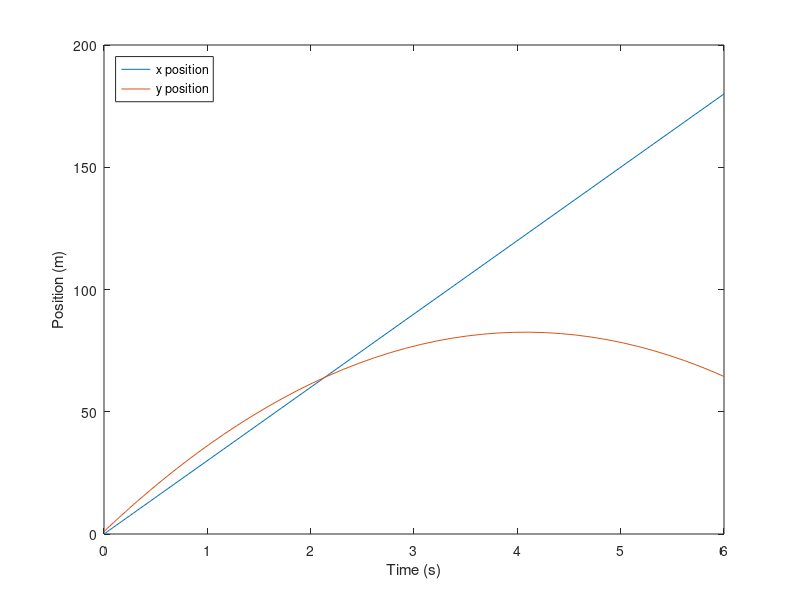
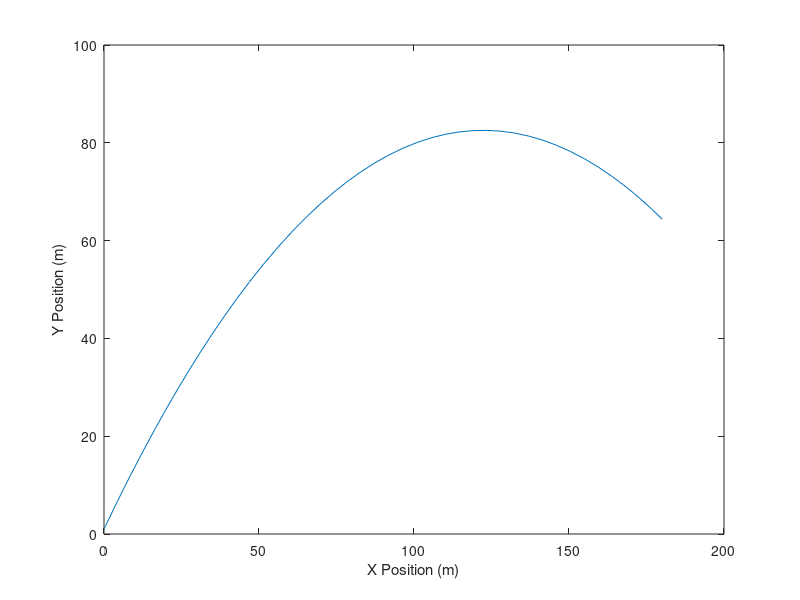

The MATLAB script that drew these images, in order:
%[text] # Two Dimensions
%[text] In the previous chapter, we solved a one-dimensional problem—a penny falling from the Empire State Building. Now we'll solve a two-dimensional problem—finding the trajectory of a baseball.
%[text] To do that, we'll use spatial vectors to represent quantities in two and three dimensions, including force, acceleration, velocity, and position.
%%
%[text] ## Spatial Vectors
%[text] The word *vector* means different things to different people. In MATLAB, a vector is a matrix that has either one row or one column. So far, we've used MATLAB vectors to represent the following:
%[text] - **Sequences** — A mathematical sequence, like the Fibonacci numbers, is a set of values identified by integer indices; in Chapter §vecseq, we used a MATLAB vector to store the elements of a sequence.
%[text] - **State vectors** — A state vector is a set of values that describes the state of a physical system. When you call `ode45`, you give it initial conditions in a state vector. Then, when `ode45` calls your rate function, it gives you a state vector.
%[text] - **Time series** — One of the results from `ode45` is a vector that represents a sequence of time values.
%[text] In this chapter, we'll see another use of MATLAB vectors: representing *spatial vectors*. A spatial vector represents a multidimensional physical quantity like position, velocity, acceleration, or force.
%[text] For example, to represent a position in two-dimensional space, we can use a vector with two elements:
P = [3 4]
%[text] To interpret this vector, we have to know the coordinate system it is defined in. Most commonly, we use a Cartesian system where the x-axis points east and the y-axis points north. This is one of many typical conventions, referred to in three dimensions and East-North-Up (ENU). In that case `P` represents a point 3 units east and 4 units north of the origin.
%[text] When a spatial vector is represented in this way, we can use it to compute the magnitude and direction of a physical quantity. For example, the *magnitude* of `P` is the distance from the origin to `P`, which is the hypotenuse of the triangle with sides `P(1)` and `P(2)`. We can compute it using the Pythagorean theorem:
sqrt(P(1)^2 + P(2)^2)
%[text] Or we can do the same thing using the function `norm`, which computes the *Euclidean norm* of a vector, which is its magnitude:
norm(P)
%[text] There are two ways to get the *direction* of a vector. One convention is to compute the angle between the vector and the x-axis:
atan2(P(2), P(1))
%[text] In this example, the angle is about 0.9 rad. The same function gives the angle from one point to another by taking `atan2` of the differences in coordinates—for example, `atan2(y2-y1, x2-x1)` returns the bearing from point 1 to point 2.
%[text] But for computational purposes, we often represent direction with a *unit vector*, which is a vector with length 1. To get a unit vector we can divide a vector by its length:
function res = hat(V)
    res = V / norm(V)
end
%[text] This function takes a vector, `V`, and returns a unit vector with the same direction as `V`. It's called `hat` because in mathematical notation, unit vectors are written with a “hat” symbol. For example, the unit vector with the same direction as $\\vec{P}$ would be written $\\hat{P}$.
%[text] The two representations of direction are interchangeable. Given an angle $\\theta$, the corresponding unit vector is $[\\cos\\theta, \\sin\\theta]$. Given a unit vector $\\hat{P}$, the corresponding angle is `atan2(P(2), P(1))`. Which form is easier to work with depends on the problem: forces and additions favor the vector form, while a vehicle's heading is often more natural as a single angle.
%%
%[text] ## Adding Vectors
%[text] Vectors are useful for representing quantities like force and acceleration because we can add them up without having to think explicitly about direction.
%[text] As an example, suppose we have two vectors representing forces:
A = [2, 4];
B = [2, -2];
%[text] `A` represents a force pulling northeast; `B` represents a force pulling southeast, as shown in Figure §fig:vector2:
%[text] ![The sum of two forces represented by vectors](../../images/figure12_01_new.pdf)
%[text] *Figure: The sum of two forces represented by vectors*
%[text] To compute the sum of these forces, all we have to do is add the vectors:
A + B
%[text] Later in the chapter, we'll use vector addition to add accelerations due to different forces acting on a baseball.
%%
%[text] ## ODEs in Two Dimensions
%[text] So far we've used `ode45` to solve a system of first-order equations and a single second-order equation. Now we'll take one more step, solving a system of second-order equations.
%[text] The recipe is the same regardless of where the physics comes from: assemble a state vector, write a rate function that returns $\\dot{\\mathbf{x}}$, and hand it to `ode45`. In this chapter the rate function comes from Newton's laws—forces produce accelerations. Other 2D models are *kinematic*: the inputs are velocities, and there is no $F=ma$ step. Many vehicle models in robotics and naval architecture take this form. Either way, the structure of the program is identical.
%[text] As an example, we'll simulate the flight of a baseball. If there is no wind and no spin on the ball, the ball travels in a vertical plane, so we can think of the system as two-dimensional, with $x$ representing the horizontal distance traveled from the starting place and $y$ representing height or altitude.
%[text] Using Newtonian mechanics ($F=ma$), our simple model of the dynamics of a baseball are the following equations of motion:
%[text] $\\begin{array}{rcl} \\ddot{x}(t) &=& 0 \\\\ \\ddot{y}(t) &=& -g \\end{array}$
%[text] There are no forces (yet) in the horizontal $x$ direction and only gravity in the vertical $y$ direction.
%[text] Using the same process from Section §s:newton we can introduce state variable for the velocity of the baseball in the horizontal and vertical direction, $v\_x$ and $v\_y$. This process of introducing new variables is confusing at first, but hopefully it makes some intuitive sense that the *state* of our baseball system is described by position and velocity. The state vector of the system is then these four states. They can be in any order. The order is important to keep in mind for book keeping in implementation, but the physics don't change. We'll choose to define the state vector as
%[text] $ \\mathbf{x}(t) = \\left\\{ \\begin{array}{c} x \\\\ v\_x \\\\ y \\\\ v\_y \\end{array}\\right\\}.$
%[text] The model, now in state-space from, becomes
%[text] $ \\left\\{ \\begin{array}{c} \\dot{x}(t) \\\\ \\dot{v\_x}(t) \\\\ \\dot{y}(t) \\\\ \\dot{v\_y}(t) \\end{array}\\right\\} = \\left[ \\begin{array}{cccc} 0 & 1 & 0 & 0\\\\ 0 & 0 & 0 & 0\\\\ 0 & 0 & 0 & 1\\\\ 0 & 0 & 0 & 0\\\\ \\end{array} \\right] \\left\\{ \\begin{array}{c} x \\\\ v\_x \\\\ y \\\\ v\_y \\end{array}\\right\\} + \\left\\{\\begin{array}{c} 0 \\\\ 0 \\\\ 0 \\\\ -g \\end{array} \\right\\} .$
%[text] Listing §lst:baseball_rate_func shows a rate function, named `state_transition`, we can use to simulate this system with `ode45`:
%[text] **Listing.** A rate function we can use to model the flight of a baseball
function xx_dot = state_transition(t, xx)
    % Unpack state into components
    x = xx(1);
    vx = xx(2);
    y = xx(3);
    vy = xx(4);

    % Acceleration in x and y from subroutine
    aa = acceleration(t, xx);

    % Equations of motion
    x_dot = vx;
    vx_dot = aa(1);
    y_dot = vy;
    vy_dot = aa(2);

    % Pack the result into a column vector
    xx_dot = [x_dot vx_dot y_dot vy_dot]';
end

function accel = acceleration(t, xx)
    % Acceleration for time (t) and state (xx)
    % Gravity
    g = 9.81;
    % Return 1x2 vector of acceleration in x and y directions
    accel = [0, -g];
end
%[text] The second argument is understood to be a vector, `xx`, with four elements. To avoid a hard-to-find semantic bug, it is key that you use a consistent interpretation of the meaning of this vector — that it includes the variables in the order that we defined in Equation §e:bstate. Having a written mathematical model, Equation §e:baseballstate, is a good defense.
%[text] The goal of the rate function is to compute the derivative of the state vector `xx`, the left-hand side of Equation §e:baseballstate.
%[text] For now, we'll ignore air resistance, so the only force on the baseball is gravity. We represent acceleration due to gravity with a vector that has magnitude `g` and direction along the negative y-axis.
%[text] Let's assume that a ball is batted from an initial position 1 m above the home plate, with an initial velocity of 40 m/s in the horizontal and 30 m/s in the vertical direction.
%[text] Here's how we can call `ode45` with these initial conditions:
% Simulate the flight of a baseball with no drag.
% State vector is x, v_x, y, v_y

% Initial conditions
xx_init = [0 30 1 40]';

% Solve with ode45
tspan = [0 6];
[tout, Xout] = ode45(@state_transition, tspan, xx_init);

% Extract positions
x = Xout(:, 1);
y = Xout(:, 3);

% Plot
figure(1);
clf;
plot(tout, x)
hold on;
plot(tout, y)
xlabel('Time (s)')
ylabel('Position (m)')
legend('x position', 'y position', 'Location', 'northwest')

figure(2);
clf;
plot(x, y)
xlabel('X Position (m)')
ylabel('Y Position (m)')
%[text] The initial conditions are defined by `xx_init` as a column vector using the transpose operator `'`.
%[text] The output variables from `ode45` are a vector, `tout`, that contains time values and a matrix, `Xout`, with four columns. Each row of `Xout` is the state of the system at the corresponding time from `tout`. We can slice this matrix to access the position values based on our model's definition of state, Equation §e:bstate.
%[text] Figure §f:baseball1 shows what these coordinates look like as a function of time and in space. The x-coordinate increases linearly because the $x$ velocity is constant. The y-coordinate goes up and down, as we expect.
%[text] ![Baseball solution time series](../lessons/baseball_time.png)
%[text] ![Baseball solution in x and y](../lessons/baseball_xy.png)
%[text] *Figure: Two ways to visualize the solution*
%[text] The simulation ends just before the ball lands, having traveled almost 180 m. That's substantially farther than a real baseball would travel, because we have ignored air resistance, or “drag force.”
%%
%[text] ## Drag Force
%[text] A simple model for the drag force on a baseball is
%[text] $\\vec{F}\_\\mathrm{d} = - \\frac{1}{2} \\, \\rho v C\_\\mathrm{d} A \\hat{V}$
%[text] where $\\vec{F}\_\\mathrm{d}$ is a vector that represents the force on the baseball due to drag, $\\rho$ is the density of air, $C\_\\mathrm{d}$ is the drag coefficient, and $A$ is the cross-sectional area.
%[text] $\\vec{V}$ is the baseball's velocity vector, $v$ is the magnitude of $\\vec{V}$, and $\\hat{V}$ is a unit vector in the same direction as $\\vec{V}$. The minus sign at the beginning means that the result is in the opposite direction to $\\vec{V}$.
%[text] The function in Listing §lst:baseball_drag computes the drag force on a baseball:
function ff_d = drag_force(vv)
    % Drag force vector as a functio of velocity vector
    % Drag coefficient [dimensionless]
    C_d = 0.3;
    % Density, air [kg/m^3]
    rho = 1.3;
    % Area, cross-sectional [m^2]
    A = 0.0042;
    % Magnitude of velocity vector [m/s]
    v = norm(vv);
    % Drag force [N]
    ff_d = - 1/2 * C_d * rho * A * v * vv;
end
%[text] The drag coefficient for a baseball is about 0.3. The density of air at sea level is about 1.3 kg/m^3. The cross-sectional area of a baseball is 0.0042 m^2.
%[text] Now we have to update `acceleration` to take drag into account:
function accel = acceleration(t, xx)
    % Acceleration for time (t) and state (xx)

    % Gravity
    g = 9.81;

    % Drag subroutine
    ff_d = drag_force([xx(2), xx(4)]);
    % Mass [kg]
    m = 0.145;
    % Drag acceleration
    aa_d = ff_d/m;

    % Return 1x2 vector of acceleration in x and y directions
    accel = [0; -g] + aa_d;
end
%[text] As in Listing §lst:baseball_rate_func, `acceleration` represents acceleration due to gravity with a vector that has magnitude `g` and direction along the negative y-axis. But now it also computes drag force and divides by the mass of the baseball to get acceleration due to drag. Finally, it adds the two acceleration vectors, representing gravity and drag, to get the total acceleration of the baseball.
%[text] Figure §fig:vector3 shows the following quantities graphically: (1) acceleration due to drag, $\\vec{D}$, which is in the opposite direction to (2) velocity, $\\vec{V}$; (3) acceleration due to gravity, $\\vec{G}$, which is straight down; and (4) total acceleration, $\\vec{A}$, which is the sum of $\\vec{D}$ and $\\vec{G}$.
%[text] ![Diagram of velocity, ; acceleration due to drag force, ; acceleration due to gravity, ; and total acceleration,](../../images/figure12_03_new.pdf)
%[text] *Figure: Diagram of velocity, $\vec{V}$; acceleration due to drag force, $\vec{D}$; acceleration due to gravity, $\vec{G}$; and total acceleration, $\vec{A}$*
%[text] Figure §f:baseball2 shows the results from `ode45`. The ball lands after about 5 s, having traveled less than 120 m, substantially less than what we got without air resistance, about 180 m.
%[text] ![Baseball solution time series](../lessons/baseball2_time.png)
%[text] ![Baseball solution in x and y](../lessons/baseball2_xy.png)
%[text] *Figure: Simulated flight of a baseball including drag force including drag froce*
%[text] This result suggests that ignoring air resistance is not a good choice for modeling a baseball.
%%
%[text] ## Chapter Review
%[text] In this chapter, we simulated the flight of a baseball with and without air resistance and saw that the difference is substantial. We can conclude that it's important to model air resistance if we want to make accurate predictions about baseballs and similar projectiles.
%[text] Here are some terms from this chapter you might want to remember.
%[text] A *spatial vector* is a value that represents a multidimensional physical quantity like position, velocity, acceleration, or force. A spatial vector has a direction and a magnitude. The magnitude is also called the *norm* of the vector. A *unit vector* is a vector with norm 1, which is often used to represent a direction.
%[text] In the next chapter, we'll continue with the baseball example, using `fzero`, which we saw in Chapter §fzero, and a new tool for optimization, called `fminsearch`. We'll also see a simple way to animate the solution of a differential equation.
%%
%[text] ## Exercises
%[text] Before you go on, you might want to work on the following exercises.
%[text] **Exercise.**
%[text] When the Boston Red Sox won the World Series in 2007, they played the Colorado Rockies at their home field in Denver, Colorado. Find an estimate of the density of air in the Mile High City. What effect does this have on drag? What effect does it have on the distance the baseball travels?
%[text] **Exercise.**
%[text] The actual drag on a baseball is more complicated than what is captured by our simple model. In particular, the drag coefficient depends on velocity. You can get some details from Robert K. Adair's *The Physics of Baseball* (Harper Perennial, 2002); the figure you need is reproduced at <https://greenteapress.com/matlab/drag>.
%[text] Use this data to specify a more realistic model of drag and modify your program to implement it. How big is the effect on the distance the baseball travels?
%[text] **Exercise.**
%[text] According to Wikipedia, the record distance for a human cannonball is 59.05 m (see <https://greenteapress.com/matlab/cannon>).
%[text] Modify the example from this chapter to simulate the flight of a human cannonball. You might have to do some research to find the drag coefficient and cross-sectional area for a flying human.
%[text] Find the initial velocity (both magnitude and direction) you would need to break this record. You might have to experiment to find the optimal launch angle.
%[text] How much acceleration can a human withstand without injury? At this maximum acceleration, how long would the barrel of the cannon have to be to reach the initial velocity needed to break the record?
%[appendix]{"version":"1.0"}
%---
%[metadata:view]
%   data: {"layout":"inline"}
%---
